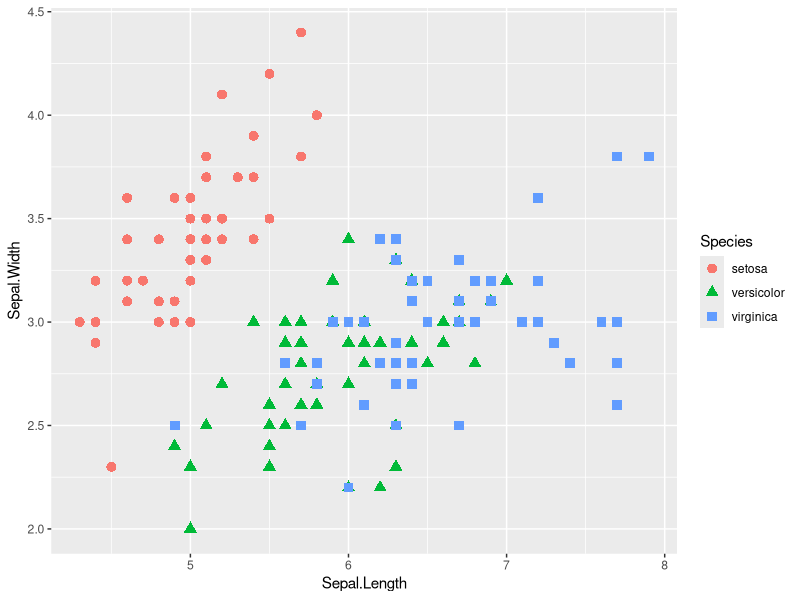
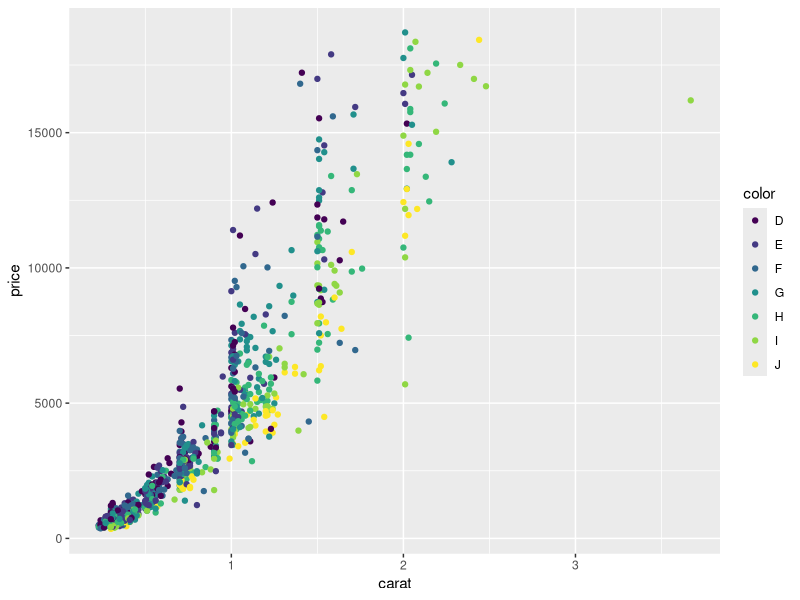
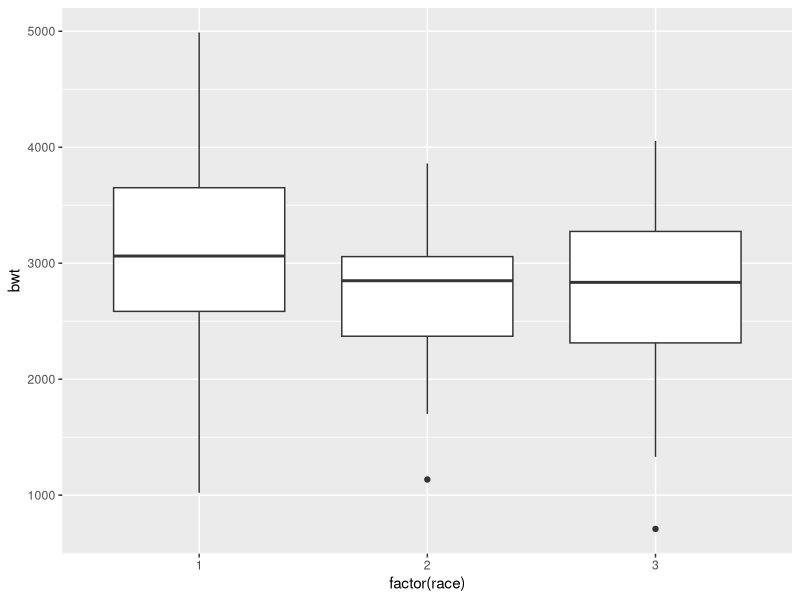
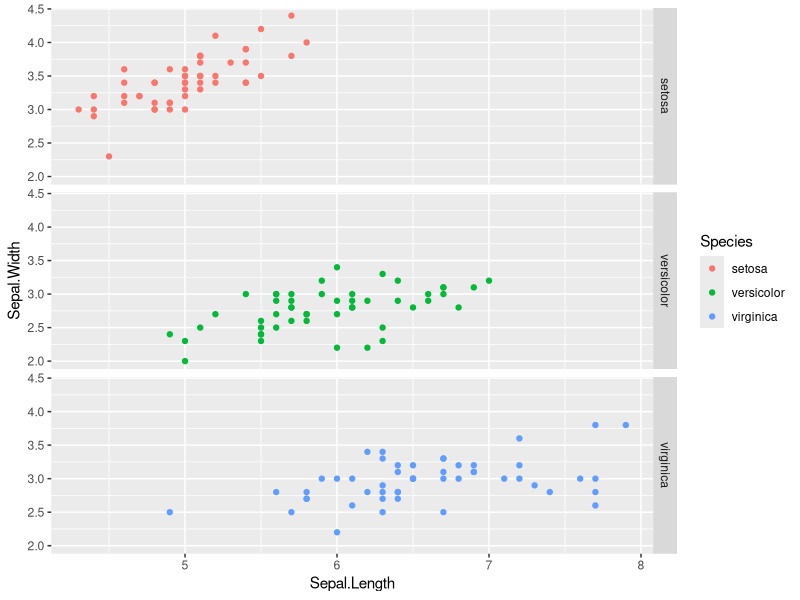

These charts were generated, in order, by the following R code:
# ggplot learning script
# Dan Magee
# 22 Feb 2015
# djmagee@asu.edu

install.packages("ggplot2", dependencies = TRUE)
install.packages("plyr")
install.packages("ggthemes")
install.packages("reshape2")

library("ggplot2")
library("reshape2")
library("ggthemes")
library("plyr")

myplot <- ggplot(data = iris, aes(x=Sepal.Length, y=Sepal.Width, color=Species))
summary(myplot)

# why shape = Species?
# because we're mapping, not setting
myplot + geom_point(aes(shape=Species), size = 3)

# want the first element of dim(diamonds) is the # of rows
# sample from 1 to the number of rows 1,000 times
# those are the rows we want
# way to randomly pull from 1 to the length of our dataset 1000 times
# store as d2
d2 <- diamonds[sample(1:dim(diamonds)[1], 1000), ]

# look at the data set this way... decide to plot by carat by price
# sort the color by color after seeing this
head(d2)
d2plot <- ggplot(d2, aes(x=carat, y=price, color=color))

d2plot + geom_point()

?geom_boxplot

library(MASS)
ggplot(birthwt, aes(factor(race), bwt)) + geom_boxplot()

# use facets to break up the data with facet_grid
# y axis is shared among all three
ggplot(iris, aes(x = Sepal.Length, Sepal.Width, color=Species)) + geom_point() + facet_grid(Species ~ .)
